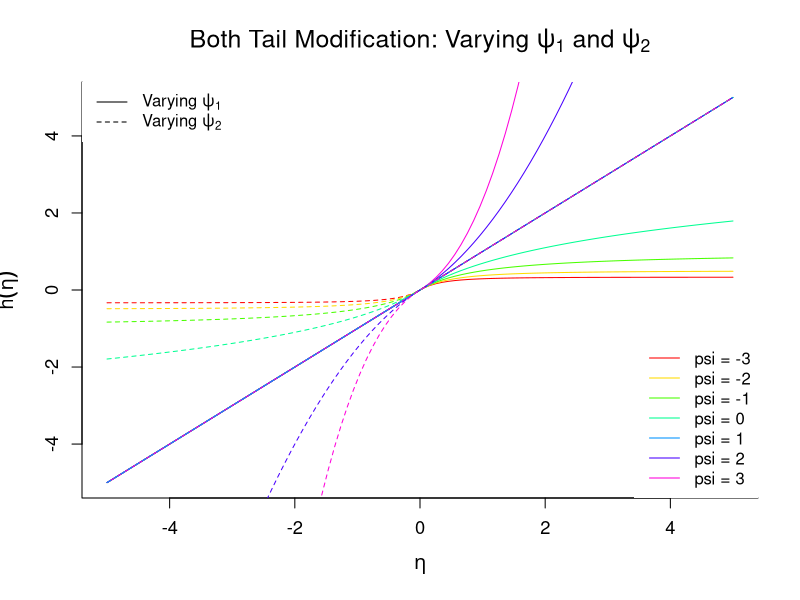

The R source for this figure:
btm <- function(eta, eta0, psi1, psi2) {
  if (eta >= eta0) {
    if (psi1 == 0) return(eta0 + log(eta - eta0 + 1))
    return(eta0 + ((eta - eta0 + 1)^psi1 - 1) / psi1)
  } else {
    if (psi2 == 0) return(eta0 - log(-eta + eta0 + 1))
    return(eta0 - ((-eta + eta0 + 1)^psi2 - 1) / psi2)
  }
}


eta0 <- 0
eta_values <- seq(-5, 5, length.out = 100)
psi_values <- seq(-3, 3, by = 1)

colors <- rainbow(length(psi_values))

plot(eta_values, sapply(eta_values, btm, eta0 = eta0, psi1 = -3, psi2 = 1),
     type = "n", ylim = c(-5, 5), xlab = expression(eta), ylab = expression(h(eta)),
     main = expression("Both Tail Modification: Varying " * psi[1] * " and " * psi[2]),
     cex.main = 1.5, cex.lab = 1.2, cex.axis = 1.1, lwd = 1, bty = "l")

for (i in 1:length(psi_values)) {
  psi1 <- psi_values[i]
  lines(eta_values, sapply(eta_values, btm, eta0 = eta0, psi1 = psi1, psi2 = 1), 
        col = colors[i], lty = 1, lwd = 1) # thinner lines
}

for (i in 1:length(psi_values)) {
  psi2 <- psi_values[i]
  lines(eta_values, sapply(eta_values, btm, eta0 = eta0, psi1 = 1, psi2 = psi2), 
        col = colors[i], lty = 2, lwd = 1) # thinner lines
}

legend("topleft", legend = c(expression("Varying " * psi[1]), expression("Varying " * psi[2])),
       col = "black", lty = c(1, 2), lwd = 1, box.lty = 0)

legend("bottomright", legend = paste("psi =", psi_values), col = colors, lty = 1, lwd = 1, box.lty = 0)
